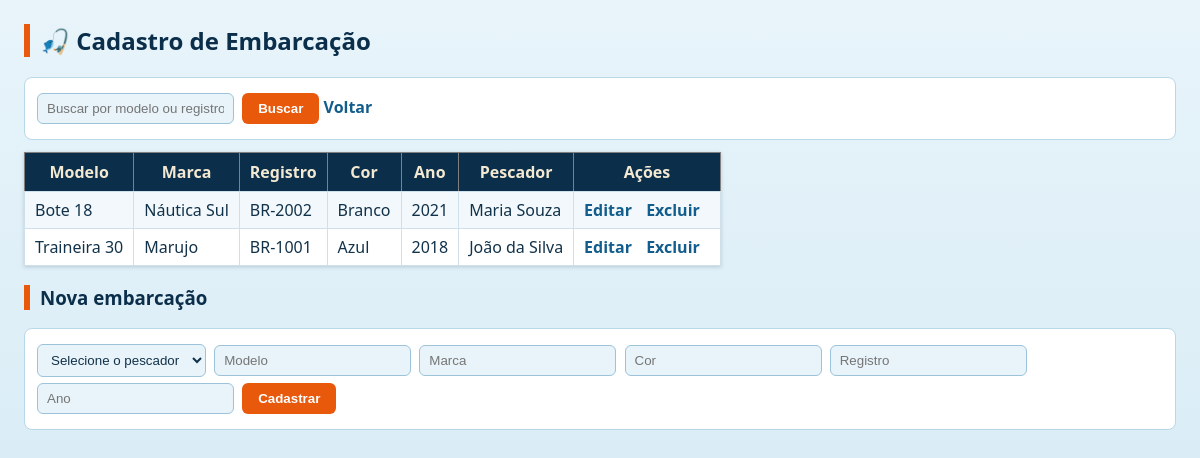
The app's page /embarcacoes.php (signed in) with its own data.
### tables this page shows
CREATE TABLE `embarcacoes` (
  `id` int NOT NULL,
  `pescador_id` int NOT NULL,
  `modelo` varchar(60) NOT NULL,
  `marca` varchar(60) NOT NULL,
  `registro` varchar(20) DEFAULT NULL,
  `cor` varchar(30) DEFAULT NULL,
  `ano` int DEFAULT NULL
);

CREATE TABLE `pescador` (
  `id` int NOT NULL,
  `nome` varchar(100) NOT NULL,
  `cpf` varbinary(255) NOT NULL,
  `telefone` varchar(20) DEFAULT NULL,
  `email` varchar(100) DEFAULT NULL
);

### embarcacoes.php (the view, shortened to what this page needs)
<?php
include 'config.php';
$busca = $_GET['busca'] ?? '';
$termo = $conn->real_escape_string($busca);
$where = $busca ? "WHERE c.modelo LIKE '%$termo%' OR c.registro LIKE '%$termo%'" : '';
$query = "SELECT c.*, d.nome AS pescador_nome
          FROM embarcacoes c
          JOIN pescador d ON c.pescador_id = d.id
          $where
          ORDER BY c.modelo";
$embarcacoes = $conn->query($query);
?>
<link rel="stylesheet" href="css/style.css">
<h2>Cadastro de Embarcação</h2>
<form method="get">
    <input name="busca" placeholder="Buscar por modelo ou registro..." value="<?= htmlspecialchars($busca) ?>">
    <button type="submit">Buscar</button>
    <a href="principal.php">Voltar</a>
</form>
<table border="1" cellpadding="5">
    <tr><th>Modelo</th><th>Marca</th><th>Registro</th><th>Cor</th><th>Ano</th><th>Pescador</th><th>Ações</th></tr>
    <?php while($row = $embarcacoes->fetch_assoc()): ?>
      <tr>
        <td><?= htmlspecialchars($row['modelo']) ?></td>
        <td><?= htmlspecialchars($row['marca']) ?></td>
        <td><?= htmlspecialchars($row['registro'] ?? '') ?></td>
        <td><?= htmlspecialchars($row['cor'] ?? '') ?></td>
        <td><?= htmlspecialchars($row['ano'] ?? '') ?></td>
        <td><?= htmlspecialchars($row['pescador_nome']) ?></td>
        <td>
            <a href="editar_embarcacao.php?id=<?= $row['id'] ?>">Editar</a>
            <a href="deletar_embarcacao.php?id=<?= $row['id'] ?>" onclick="return confirm('Excluir a embarcação apaga também as pescarias dela. Confirma?')">Excluir</a>
        </td>
      </tr>
    <?php endwhile; ?>
</table>
<h3>Nova embarcação</h3>
<form method="post">
    <select name="pescador_id" required>
        <option value="">Selecione o pescador</option>
    </select>
    <input name="modelo" required placeholder="Modelo">
    <input name="marca" required placeholder="Marca">
    <input name="cor" placeholder="Cor">
    <input name="registro" placeholder="Registro">
    <input type="number" name="ano" required placeholder="Ano">
    <button name="add">Cadastrar</button>
</form>

### css/style.css (style rules this page uses)
* { box-sizing: border-box; }
h2, h3 { color: var(--mar-fundo); border-left: 6px solid var(--boia); padding-left: 10px; }
h2::before { content: "\1F3A3 "; }
a { color: var(--mar-medio); text-decoration: none; font-weight: 600; margin-right: 10px; }
form { background: #fff; border: 1px solid #b9d8e8; border-radius: 8px; padding: 12px; margin: 12px 0; }
input, select { padding: 7px 9px; margin: 3px 4px 3px 0; border: 1px solid #9cc3d8; border-radius: 6px; background: var(--mar-claro); color: var(--texto); }
button { background: var(--boia); color: #fff; border: 0; border-radius: 6px; padding: 8px 16px; font-weight: 700; cursor: pointer; }
table { border-collapse: collapse; background: #fff; margin: 12px 0; box-shadow: 0 1px 4px rgba(11, 46, 74, 0.2); }
th { background: var(--mar-fundo); color: var(--areia); padding: 8px 10px; }
td { padding: 7px 10px; border: 1px solid #cfe0ea; }
tr:nth-child(even) td { background: #f2f8fb; }

### records on screen
embarcacoes: modelo "Bote 18", marca "Náutica Sul", registro "BR-2002", cor "Branco", ano "2021", pescador.nome "Maria Souza"
embarcacoes: modelo "Traineira 30", marca "Marujo", registro "BR-1001", cor "Azul", ano "2018", pescador.nome "João da Silva"
